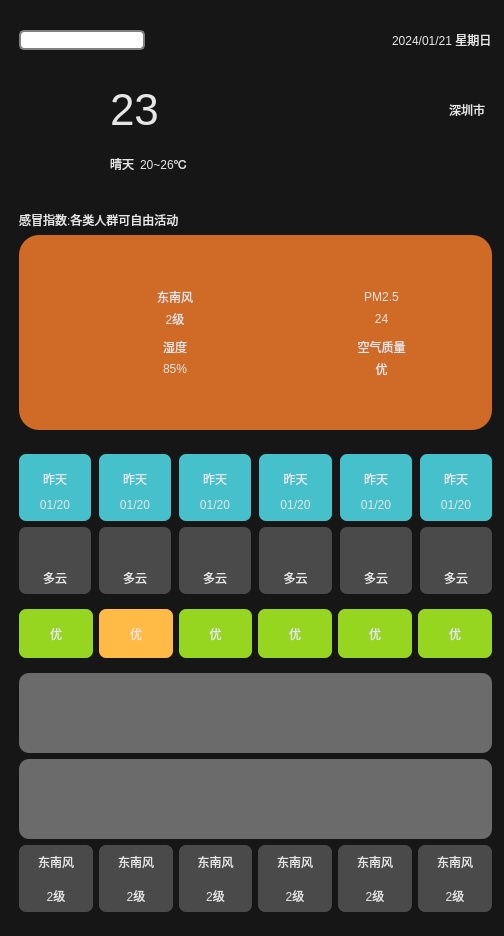
<?xml version="1.0" encoding="UTF-8"?>
<ui version="4.0">
 <class>Widget</class>
 <widget class="QWidget" name="Widget">
  <property name="geometry">
   <rect>
    <x>0</x>
    <y>0</y>
    <width>504</width>
    <height>936</height>
   </rect>
  </property>
  <property name="windowTitle">
   <string>Widget</string>
  </property>
  <property name="styleSheet">
   <string notr="true">background-color: rgb(22, 22, 22);</string>
  </property>
  <widget class="QWidget" name="layoutWidget">
   <property name="geometry">
    <rect>
     <x>10</x>
     <y>10</y>
     <width>491</width>
     <height>911</height>
    </rect>
   </property>
   <layout class="QVBoxLayout" name="verticalLayout_4" stretch="1,2,4,8">
    <item>
     <widget class="QWidget" name="widget01" native="true">
      <layout class="QHBoxLayout" name="horizontalLayout_6" stretch="0,0,0">
       <property name="spacing">
        <number>35</number>
       </property>
       <item>
        <layout class="QHBoxLayout" name="horizontalLayout_8">
         <item>
          <widget class="QLineEdit" name="lineEditCity">
           <property name="styleSheet">
            <string notr="true"> QLineEdit {
     border: 2px solid gray;
     border-radius: 5px;
     padding: 0 8px;
     background: white;
     selection-background-color: darkgray;
 }</string>
           </property>
           <property name="text">
            <string/>
           </property>
          </widget>
         </item>
         <item>
          <widget class="QPushButton" name="pushButton">
           <property name="minimumSize">
            <size>
             <width>35</width>
             <height>35</height>
            </size>
           </property>
           <property name="maximumSize">
            <size>
             <width>35</width>
             <height>35</height>
            </size>
           </property>
           <property name="styleSheet">
            <string notr="true">border-radius: 20px;</string>
           </property>
           <property name="text">
            <string/>
           </property>
           <property name="icon">
            <iconset resource="res.qrc">
             <normaloff>:/res/search.png</normaloff>:/res/search.png</iconset>
           </property>
          </widget>
         </item>
        </layout>
       </item>
       <item>
        <spacer name="horizontalSpacer_2">
         <property name="orientation">
          <enum>Qt::Horizontal</enum>
         </property>
         <property name="sizeHint" stdset="0">
          <size>
           <width>40</width>
           <height>20</height>
          </size>
         </property>
        </spacer>
       </item>
       <item>
        <widget class="QLabel" name="labelCurrentDate">
         <property name="styleSheet">
          <string notr="true">color: rgb(230, 230, 230);</string>
         </property>
         <property name="text">
          <string>2024/01/21 星期日</string>
         </property>
        </widget>
       </item>
      </layout>
     </widget>
    </item>
    <item>
     <widget class="QWidget" name="widget02" native="true">
      <property name="styleSheet">
       <string notr="true">color: rgb(230, 230, 230);</string>
      </property>
      <layout class="QHBoxLayout" name="horizontalLayout_2">
       <item>
        <widget class="QLabel" name="labelWeatherIcon">
         <property name="minimumSize">
          <size>
           <width>85</width>
           <height>85</height>
          </size>
         </property>
         <property name="maximumSize">
          <size>
           <width>85</width>
           <height>85</height>
          </size>
         </property>
         <property name="text">
          <string/>
         </property>
         <property name="pixmap">
          <pixmap resource="res.qrc">:/res/type/Qing.png</pixmap>
         </property>
         <property name="scaledContents">
          <bool>true</bool>
         </property>
        </widget>
       </item>
       <item>
        <layout class="QGridLayout" name="gridLayout_2">
         <item row="0" column="3">
          <widget class="QLabel" name="labelCity">
           <property name="text">
            <string>深圳市  </string>
           </property>
          </widget>
         </item>
         <item row="1" column="1">
          <widget class="QLabel" name="labelTempRange">
           <property name="text">
            <string>20~26℃</string>
           </property>
          </widget>
         </item>
         <item row="1" column="0">
          <widget class="QLabel" name="labelweatherType">
           <property name="text">
            <string>晴天</string>
           </property>
          </widget>
         </item>
         <item row="1" column="2">
          <spacer name="horizontalSpacer">
           <property name="orientation">
            <enum>Qt::Horizontal</enum>
           </property>
           <property name="sizeHint" stdset="0">
            <size>
             <width>40</width>
             <height>20</height>
            </size>
           </property>
          </spacer>
         </item>
         <item row="0" column="0" colspan="2">
          <widget class="QLabel" name="labelTmp">
           <property name="font">
            <font>
             <pointsize>33</pointsize>
            </font>
           </property>
           <property name="text">
            <string>23</string>
           </property>
          </widget>
         </item>
        </layout>
       </item>
      </layout>
     </widget>
    </item>
    <item>
     <widget class="QWidget" name="widget03" native="true">
      <property name="styleSheet">
       <string notr="true">color:rgb(230,230,230);</string>
      </property>
      <layout class="QVBoxLayout" name="verticalLayout" stretch="2,3">
       <item>
        <widget class="QLabel" name="labelGaomao">
         <property name="text">
          <string>感冒指数:各类人群可自由活动</string>
         </property>
         <property name="textFormat">
          <enum>Qt::PlainText</enum>
         </property>
        </widget>
       </item>
       <item>
        <widget class="QWidget" name="widget0301" native="true">
         <property name="styleSheet">
          <string notr="true">background-color: rgb(208, 107, 39);
border-radius: 20px;</string>
         </property>
         <layout class="QGridLayout" name="gridLayout">
          <property name="leftMargin">
           <number>50</number>
          </property>
          <property name="topMargin">
           <number>50</number>
          </property>
          <property name="rightMargin">
           <number>50</number>
          </property>
          <property name="bottomMargin">
           <number>50</number>
          </property>
          <property name="horizontalSpacing">
           <number>40</number>
          </property>
          <property name="verticalSpacing">
           <number>5</number>
          </property>
          <item row="1" column="1">
           <layout class="QHBoxLayout" name="horizontalLayout_4">
            <item>
             <widget class="QLabel" name="labelFX_4">
              <property name="minimumSize">
               <size>
                <width>45</width>
                <height>45</height>
               </size>
              </property>
              <property name="maximumSize">
               <size>
                <width>35</width>
                <height>35</height>
               </size>
              </property>
              <property name="text">
               <string/>
              </property>
              <property name="pixmap">
               <pixmap resource="res.qrc">:/res/airQi.png</pixmap>
              </property>
              <property name="scaledContents">
               <bool>true</bool>
              </property>
             </widget>
            </item>
            <item>
             <layout class="QVBoxLayout" name="verticalLayout_6">
              <item>
               <widget class="QLabel" name="labelair">
                <property name="text">
                 <string>空气质量</string>
                </property>
                <property name="alignment">
                 <set>Qt::AlignCenter</set>
                </property>
               </widget>
              </item>
              <item>
               <widget class="QLabel" name="labelairData">
                <property name="text">
                 <string>优</string>
                </property>
                <property name="alignment">
                 <set>Qt::AlignCenter</set>
                </property>
               </widget>
              </item>
             </layout>
            </item>
           </layout>
          </item>
          <item row="0" column="0">
           <layout class="QHBoxLayout" name="horizontalLayout">
            <property name="spacing">
             <number>0</number>
            </property>
            <item>
             <widget class="QLabel" name="labelFX">
              <property name="minimumSize">
               <size>
                <width>45</width>
                <height>45</height>
               </size>
              </property>
              <property name="maximumSize">
               <size>
                <width>35</width>
                <height>35</height>
               </size>
              </property>
              <property name="text">
               <string/>
              </property>
              <property name="pixmap">
               <pixmap resource="res.qrc">:/res/wind.png</pixmap>
              </property>
              <property name="scaledContents">
               <bool>true</bool>
              </property>
             </widget>
            </item>
            <item>
             <layout class="QVBoxLayout" name="verticalLayout_2">
              <property name="spacing">
               <number>0</number>
              </property>
              <item>
               <widget class="QLabel" name="labelFXType">
                <property name="text">
                 <string>东南风</string>
                </property>
                <property name="alignment">
                 <set>Qt::AlignCenter</set>
                </property>
               </widget>
              </item>
              <item>
               <widget class="QLabel" name="labelFXType_2">
                <property name="text">
                 <string>2级</string>
                </property>
                <property name="alignment">
                 <set>Qt::AlignCenter</set>
                </property>
               </widget>
              </item>
             </layout>
            </item>
           </layout>
          </item>
          <item row="0" column="1">
           <layout class="QHBoxLayout" name="horizontalLayout_3">
            <item>
             <widget class="QLabel" name="labelFX_3">
              <property name="minimumSize">
               <size>
                <width>45</width>
                <height>45</height>
               </size>
              </property>
              <property name="maximumSize">
               <size>
                <width>35</width>
                <height>35</height>
               </size>
              </property>
              <property name="text">
               <string/>
              </property>
              <property name="pixmap">
               <pixmap resource="res.qrc">:/res/pm25.png</pixmap>
              </property>
              <property name="scaledContents">
               <bool>true</bool>
              </property>
             </widget>
            </item>
            <item>
             <layout class="QVBoxLayout" name="verticalLayout_5">
              <item>
               <widget class="QLabel" name="labelPM25">
                <property name="text">
                 <string>PM2.5</string>
                </property>
                <property name="alignment">
                 <set>Qt::AlignCenter</set>
                </property>
               </widget>
              </item>
              <item>
               <widget class="QLabel" name="labelPM25Data">
                <property name="text">
                 <string>24</string>
                </property>
                <property name="alignment">
                 <set>Qt::AlignCenter</set>
                </property>
               </widget>
              </item>
             </layout>
            </item>
           </layout>
          </item>
          <item row="1" column="0">
           <layout class="QHBoxLayout" name="horizontalLayout_5">
            <item>
             <widget class="QLabel" name="labelFX_5">
              <property name="minimumSize">
               <size>
                <width>45</width>
                <height>45</height>
               </size>
              </property>
              <property name="maximumSize">
               <size>
                <width>35</width>
                <height>35</height>
               </size>
              </property>
              <property name="text">
               <string/>
              </property>
              <property name="pixmap">
               <pixmap resource="res.qrc">:/res/humidity.png</pixmap>
              </property>
              <property name="scaledContents">
               <bool>true</bool>
              </property>
             </widget>
            </item>
            <item>
             <layout class="QVBoxLayout" name="verticalLayout_8">
              <item>
               <widget class="QLabel" name="labelShidu">
                <property name="text">
                 <string>湿度</string>
                </property>
                <property name="alignment">
                 <set>Qt::AlignCenter</set>
                </property>
               </widget>
              </item>
              <item>
               <widget class="QLabel" name="labelShiduData">
                <property name="text">
                 <string>85%</string>
                </property>
                <property name="alignment">
                 <set>Qt::AlignCenter</set>
                </property>
               </widget>
              </item>
             </layout>
            </item>
           </layout>
          </item>
         </layout>
        </widget>
       </item>
      </layout>
     </widget>
    </item>
    <item>
     <widget class="QWidget" name="widget04" native="true">
      <layout class="QVBoxLayout" name="verticalLayout_3">
       <item>
        <widget class="QWidget" name="widget0401" native="true">
         <layout class="QGridLayout" name="gridLayout_3">
          <property name="leftMargin">
           <number>0</number>
          </property>
          <property name="topMargin">
           <number>0</number>
          </property>
          <property name="rightMargin">
           <number>0</number>
          </property>
          <property name="bottomMargin">
           <number>0</number>
          </property>
          <property name="horizontalSpacing">
           <number>8</number>
          </property>
          <property name="verticalSpacing">
           <number>0</number>
          </property>
          <item row="0" column="0">
           <widget class="QLabel" name="labelday0">
            <property name="styleSheet">
             <string notr="true">color: rgb(230, 230, 230);
border-radius: 7px;
background-color: rgb(70, 192, 203);
border-bottom-right-radius:0px;
border-bottom-left-radius:0px;</string>
            </property>
            <property name="text">
             <string>昨天</string>
            </property>
            <property name="alignment">
             <set>Qt::AlignBottom|Qt::AlignHCenter</set>
            </property>
           </widget>
          </item>
          <item row="0" column="1">
           <widget class="QLabel" name="labelday1">
            <property name="styleSheet">
             <string notr="true">color: rgb(230, 230, 230);
border-radius: 7px;
background-color: rgb(70, 192, 203);
border-bottom-right-radius:0px;
border-bottom-left-radius:0px;</string>
            </property>
            <property name="text">
             <string>昨天</string>
            </property>
            <property name="alignment">
             <set>Qt::AlignBottom|Qt::AlignHCenter</set>
            </property>
           </widget>
          </item>
          <item row="0" column="2">
           <widget class="QLabel" name="labelday2">
            <property name="styleSheet">
             <string notr="true">color: rgb(230, 230, 230);
border-radius: 7px;
background-color: rgb(70, 192, 203);
border-bottom-right-radius:0px;
border-bottom-left-radius:0px;</string>
            </property>
            <property name="text">
             <string>昨天</string>
            </property>
            <property name="alignment">
             <set>Qt::AlignBottom|Qt::AlignHCenter</set>
            </property>
           </widget>
          </item>
          <item row="0" column="3">
           <widget class="QLabel" name="labelday3">
            <property name="styleSheet">
             <string notr="true">color: rgb(230, 230, 230);
border-radius: 7px;
background-color: rgb(70, 192, 203);
border-bottom-right-radius:0px;
border-bottom-left-radius:0px;</string>
            </property>
            <property name="text">
             <string>昨天</string>
            </property>
            <property name="alignment">
             <set>Qt::AlignBottom|Qt::AlignHCenter</set>
            </property>
           </widget>
          </item>
          <item row="0" column="4">
           <widget class="QLabel" name="labelday4">
            <property name="styleSheet">
             <string notr="true">color: rgb(230, 230, 230);
border-radius: 7px;
background-color: rgb(70, 192, 203);
border-bottom-right-radius:0px;
border-bottom-left-radius:0px;</string>
            </property>
            <property name="text">
             <string>昨天</string>
            </property>
            <property name="alignment">
             <set>Qt::AlignBottom|Qt::AlignHCenter</set>
            </property>
           </widget>
          </item>
          <item row="0" column="5">
           <widget class="QLabel" name="labelday5">
            <property name="styleSheet">
             <string notr="true">color: rgb(230, 230, 230);
border-radius: 7px;
background-color: rgb(70, 192, 203);
border-bottom-right-radius:0px;
border-bottom-left-radius:0px;</string>
            </property>
            <property name="text">
             <string>昨天</string>
            </property>
            <property name="alignment">
             <set>Qt::AlignBottom|Qt::AlignHCenter</set>
            </property>
           </widget>
          </item>
          <item row="1" column="0">
           <widget class="QLabel" name="labelDate0">
            <property name="styleSheet">
             <string notr="true">color: rgb(230, 230, 230);
border-radius: 7px;
background-color: rgb(70, 192, 203);
border-top-right-radius:0px;
border-top-left-radius:0px;</string>
            </property>
            <property name="text">
             <string>01/20</string>
            </property>
            <property name="alignment">
             <set>Qt::AlignCenter</set>
            </property>
           </widget>
          </item>
          <item row="1" column="1">
           <widget class="QLabel" name="labelDate1">
            <property name="styleSheet">
             <string notr="true">color: rgb(230, 230, 230);
border-radius: 7px;
background-color: rgb(70, 192, 203);
border-top-right-radius:0px;
border-top-left-radius:0px;</string>
            </property>
            <property name="text">
             <string>01/20</string>
            </property>
            <property name="alignment">
             <set>Qt::AlignCenter</set>
            </property>
           </widget>
          </item>
          <item row="1" column="2">
           <widget class="QLabel" name="labelDate2">
            <property name="styleSheet">
             <string notr="true">color: rgb(230, 230, 230);
border-radius: 7px;
background-color: rgb(70, 192, 203);
border-top-right-radius:0px;
border-top-left-radius:0px;</string>
            </property>
            <property name="text">
             <string>01/20</string>
            </property>
            <property name="alignment">
             <set>Qt::AlignCenter</set>
            </property>
           </widget>
          </item>
          <item row="1" column="3">
           <widget class="QLabel" name="labelDate3">
            <property name="styleSheet">
             <string notr="true">color: rgb(230, 230, 230);
border-radius: 7px;
background-color: rgb(70, 192, 203);
border-top-right-radius:0px;
border-top-left-radius:0px;</string>
            </property>
            <property name="text">
             <string>01/20</string>
            </property>
            <property name="alignment">
             <set>Qt::AlignCenter</set>
            </property>
           </widget>
          </item>
          <item row="1" column="4">
           <widget class="QLabel" name="labelDate4">
            <property name="styleSheet">
             <string notr="true">color: rgb(230, 230, 230);
border-radius: 7px;
background-color: rgb(70, 192, 203);
border-top-right-radius:0px;
border-top-left-radius:0px;</string>
            </property>
            <property name="text">
             <string>01/20</string>
            </property>
            <property name="alignment">
             <set>Qt::AlignCenter</set>
            </property>
           </widget>
          </item>
          <item row="1" column="5">
           <widget class="QLabel" name="labelDate4_2">
            <property name="styleSheet">
             <string notr="true">color: rgb(230, 230, 230);
border-radius: 7px;
background-color: rgb(70, 192, 203);
border-top-right-radius:0px;
border-top-left-radius:0px;</string>
            </property>
            <property name="text">
             <string>01/20</string>
            </property>
            <property name="alignment">
             <set>Qt::AlignCenter</set>
            </property>
           </widget>
          </item>
         </layout>
        </widget>
       </item>
       <item>
        <widget class="QWidget" name="widget0402" native="true">
         <layout class="QGridLayout" name="gridLayout_4">
          <property name="leftMargin">
           <number>0</number>
          </property>
          <property name="topMargin">
           <number>0</number>
          </property>
          <property name="rightMargin">
           <number>0</number>
          </property>
          <property name="bottomMargin">
           <number>0</number>
          </property>
          <property name="horizontalSpacing">
           <number>8</number>
          </property>
          <property name="verticalSpacing">
           <number>0</number>
          </property>
          <item row="0" column="0">
           <widget class="QLabel" name="labelWheatherIcon0">
            <property name="styleSheet">
             <string notr="true">color: rgb(230, 230, 230);
background-color: rgb(74, 74, 74);
border-radius: 7px;

border-bottom-right-radius:0px;
border-bottom-left-radius:0px;</string>
            </property>
            <property name="text">
             <string/>
            </property>
            <property name="pixmap">
             <pixmap resource="res.qrc">:/res/type/DuoYun.png</pixmap>
            </property>
            <property name="scaledContents">
             <bool>false</bool>
            </property>
            <property name="alignment">
             <set>Qt::AlignCenter</set>
            </property>
           </widget>
          </item>
          <item row="0" column="1">
           <widget class="QLabel" name="labelWheatherIcon1">
            <property name="styleSheet">
             <string notr="true">color: rgb(230, 230, 230);
background-color: rgb(74, 74, 74);
border-radius: 7px;

border-bottom-right-radius:0px;
border-bottom-left-radius:0px;</string>
            </property>
            <property name="text">
             <string/>
            </property>
            <property name="pixmap">
             <pixmap resource="res.qrc">:/res/type/DuoYun.png</pixmap>
            </property>
            <property name="scaledContents">
             <bool>false</bool>
            </property>
            <property name="alignment">
             <set>Qt::AlignCenter</set>
            </property>
           </widget>
          </item>
          <item row="0" column="2">
           <widget class="QLabel" name="labelWheatherIcon2">
            <property name="styleSheet">
             <string notr="true">color: rgb(230, 230, 230);
background-color: rgb(74, 74, 74);
border-radius: 7px;

border-bottom-right-radius:0px;
border-bottom-left-radius:0px;</string>
            </property>
            <property name="text">
             <string/>
            </property>
            <property name="pixmap">
             <pixmap resource="res.qrc">:/res/type/DuoYun.png</pixmap>
            </property>
            <property name="scaledContents">
             <bool>false</bool>
            </property>
            <property name="alignment">
             <set>Qt::AlignCenter</set>
            </property>
           </widget>
          </item>
          <item row="0" column="3">
           <widget class="QLabel" name="labelWheatherIcon3">
            <property name="styleSheet">
             <string notr="true">color: rgb(230, 230, 230);
background-color: rgb(74, 74, 74);
border-radius: 7px;

border-bottom-right-radius:0px;
border-bottom-left-radius:0px;</string>
            </property>
            <property name="text">
             <string/>
            </property>
            <property name="pixmap">
             <pixmap resource="res.qrc">:/res/type/DuoYun.png</pixmap>
            </property>
            <property name="scaledContents">
             <bool>false</bool>
            </property>
            <property name="alignment">
             <set>Qt::AlignCenter</set>
            </property>
           </widget>
          </item>
          <item row="0" column="4">
           <widget class="QLabel" name="labelWheatherIcon4">
            <property name="styleSheet">
             <string notr="true">color: rgb(230, 230, 230);
background-color: rgb(74, 74, 74);
border-radius: 7px;

border-bottom-right-radius:0px;
border-bottom-left-radius:0px;</string>
            </property>
            <property name="text">
             <string/>
            </property>
            <property name="pixmap">
             <pixmap resource="res.qrc">:/res/type/DuoYun.png</pixmap>
            </property>
            <property name="scaledContents">
             <bool>false</bool>
            </property>
            <property name="alignment">
             <set>Qt::AlignCenter</set>
            </property>
           </widget>
          </item>
          <item row="0" column="5">
           <widget class="QLabel" name="labelWheatherIcon4_2">
            <property name="styleSheet">
             <string notr="true">color: rgb(230, 230, 230);
background-color: rgb(74, 74, 74);
border-radius: 7px;

border-bottom-right-radius:0px;
border-bottom-left-radius:0px;</string>
            </property>
            <property name="text">
             <string/>
            </property>
            <property name="pixmap">
             <pixmap resource="res.qrc">:/res/type/DuoYun.png</pixmap>
            </property>
            <property name="scaledContents">
             <bool>false</bool>
            </property>
            <property name="alignment">
             <set>Qt::AlignCenter</set>
            </property>
           </widget>
          </item>
          <item row="1" column="0">
           <widget class="QLabel" name="lbweatherTypeDate0">
            <property name="styleSheet">
             <string notr="true">color: rgb(230, 230, 230);
border-radius: 7px;
background-color: rgb(74, 74, 74);
border-top-right-radius:0px;
border-top-left-radius:0px;</string>
            </property>
            <property name="text">
             <string>多云</string>
            </property>
            <property name="alignment">
             <set>Qt::AlignCenter</set>
            </property>
           </widget>
          </item>
          <item row="1" column="1">
           <widget class="QLabel" name="lbweatherTypeDate1">
            <property name="styleSheet">
             <string notr="true">color: rgb(230, 230, 230);
border-radius: 7px;
background-color: rgb(74, 74, 74);
border-top-right-radius:0px;
border-top-left-radius:0px;</string>
            </property>
            <property name="text">
             <string>多云</string>
            </property>
            <property name="alignment">
             <set>Qt::AlignCenter</set>
            </property>
           </widget>
          </item>
          <item row="1" column="2">
           <widget class="QLabel" name="lbweatherTypeDate2">
            <property name="styleSheet">
             <string notr="true">color: rgb(230, 230, 230);
border-radius: 7px;
background-color: rgb(74, 74, 74);
border-top-right-radius:0px;
border-top-left-radius:0px;</string>
            </property>
            <property name="text">
             <string>多云</string>
            </property>
            <property name="alignment">
             <set>Qt::AlignCenter</set>
            </property>
           </widget>
          </item>
          <item row="1" column="3">
           <widget class="QLabel" name="lbweatherTypeDate3">
            <property name="styleSheet">
             <string notr="true">color: rgb(230, 230, 230);
border-radius: 7px;
background-color: rgb(74, 74, 74);
border-top-right-radius:0px;
border-top-left-radius:0px;</string>
            </property>
            <property name="text">
             <string>多云</string>
            </property>
            <property name="alignment">
             <set>Qt::AlignCenter</set>
            </property>
           </widget>
          </item>
          <item row="1" column="4">
           <widget class="QLabel" name="lbweatherTypeDate4">
            <property name="styleSheet">
             <string notr="true">color: rgb(230, 230, 230);
border-radius: 7px;
background-color: rgb(74, 74, 74);
border-top-right-radius:0px;
border-top-left-radius:0px;</string>
            </property>
            <property name="text">
             <string>多云</string>
            </property>
            <property name="alignment">
             <set>Qt::AlignCenter</set>
            </property>
           </widget>
          </item>
          <item row="1" column="5">
           <widget class="QLabel" name="lbweatherTypeDate5">
            <property name="styleSheet">
             <string notr="true">color: rgb(230, 230, 230);
border-radius: 7px;
background-color: rgb(74, 74, 74);
border-top-right-radius:0px;
border-top-left-radius:0px;</string>
            </property>
            <property name="text">
             <string>多云</string>
            </property>
            <property name="alignment">
             <set>Qt::AlignCenter</set>
            </property>
           </widget>
          </item>
         </layout>
        </widget>
       </item>
       <item>
        <widget class="QWidget" name="widget0403" native="true">
         <layout class="QHBoxLayout" name="horizontalLayout_7">
          <property name="leftMargin">
           <number>0</number>
          </property>
          <property name="rightMargin">
           <number>0</number>
          </property>
          <item>
           <widget class="QLabel" name="labelaiq0">
            <property name="styleSheet">
             <string notr="true">color: rgb(230, 230, 230);
background-color: rgb(150, 213, 32);
border-radius: 7px;</string>
            </property>
            <property name="text">
             <string>优</string>
            </property>
            <property name="alignment">
             <set>Qt::AlignCenter</set>
            </property>
           </widget>
          </item>
          <item>
           <widget class="QLabel" name="labelaiq1">
            <property name="styleSheet">
             <string notr="true">color: rgb(230, 230, 230);
background-color: rgb(255, 187, 69);
border-radius: 7px;</string>
            </property>
            <property name="text">
             <string>优</string>
            </property>
            <property name="alignment">
             <set>Qt::AlignCenter</set>
            </property>
           </widget>
          </item>
          <item>
           <widget class="QLabel" name="labelaiq2">
            <property name="styleSheet">
             <string notr="true">color: rgb(230, 230, 230);
background-color: rgb(150, 213, 32);
border-radius: 7px;</string>
            </property>
            <property name="text">
             <string>优</string>
            </property>
            <property name="alignment">
             <set>Qt::AlignCenter</set>
            </property>
           </widget>
          </item>
          <item>
           <widget class="QLabel" name="labelaiq3">
            <property name="styleSheet">
             <string notr="true">color: rgb(230, 230, 230);
background-color: rgb(150, 213, 32);
border-radius: 7px;</string>
            </property>
            <property name="text">
             <string>优</string>
            </property>
            <property name="alignment">
             <set>Qt::AlignCenter</set>
            </property>
           </widget>
          </item>
          <item>
           <widget class="QLabel" name="labelaiq4">
            <property name="styleSheet">
             <string notr="true">color: rgb(230, 230, 230);
background-color: rgb(150, 213, 32);
border-radius: 7px;</string>
            </property>
            <property name="text">
             <string>优</string>
            </property>
            <property name="alignment">
             <set>Qt::AlignCenter</set>
            </property>
           </widget>
          </item>
          <item>
           <widget class="QLabel" name="labelaiq5">
            <property name="styleSheet">
             <string notr="true">color: rgb(230, 230, 230);
background-color: rgb(150, 213, 32);
border-radius: 7px;</string>
            </property>
            <property name="text">
             <string>优</string>
            </property>
            <property name="alignment">
             <set>Qt::AlignCenter</set>
            </property>
           </widget>
          </item>
         </layout>
        </widget>
       </item>
       <item>
        <widget class="QWidget" name="widget0404" native="true">
         <property name="minimumSize">
          <size>
           <width>80</width>
           <height>80</height>
          </size>
         </property>
         <property name="styleSheet">
          <string notr="true">background-color: rgb(107, 107, 107);
border-radius: 10px;</string>
         </property>
        </widget>
       </item>
       <item>
        <widget class="QWidget" name="widget0405" native="true">
         <property name="minimumSize">
          <size>
           <width>80</width>
           <height>80</height>
          </size>
         </property>
         <property name="styleSheet">
          <string notr="true">background-color: rgb(107, 107, 107);
border-radius: 10px;</string>
         </property>
        </widget>
       </item>
       <item>
        <widget class="QWidget" name="widget0406" native="true">
         <layout class="QGridLayout" name="gridLayout_5">
          <property name="leftMargin">
           <number>0</number>
          </property>
          <property name="topMargin">
           <number>0</number>
          </property>
          <property name="rightMargin">
           <number>0</number>
          </property>
          <property name="bottomMargin">
           <number>0</number>
          </property>
          <property name="verticalSpacing">
           <number>0</number>
          </property>
          <item row="0" column="0">
           <widget class="QLabel" name="labelFX0">
            <property name="styleSheet">
             <string notr="true">color: rgb(230, 230, 230);
background-color: rgb(74, 74, 74);
border-radius: 7px;

border-bottom-right-radius:0px;
border-bottom-left-radius:0px;</string>
            </property>
            <property name="text">
             <string>东南风</string>
            </property>
            <property name="scaledContents">
             <bool>false</bool>
            </property>
            <property name="alignment">
             <set>Qt::AlignCenter</set>
            </property>
           </widget>
          </item>
          <item row="0" column="1">
           <widget class="QLabel" name="labelFX1">
            <property name="styleSheet">
             <string notr="true">color: rgb(230, 230, 230);
background-color: rgb(74, 74, 74);
border-radius: 7px;

border-bottom-right-radius:0px;
border-bottom-left-radius:0px;</string>
            </property>
            <property name="text">
             <string>东南风</string>
            </property>
            <property name="scaledContents">
             <bool>false</bool>
            </property>
            <property name="alignment">
             <set>Qt::AlignCenter</set>
            </property>
           </widget>
          </item>
          <item row="0" column="2">
           <widget class="QLabel" name="labelFX2">
            <property name="styleSheet">
             <string notr="true">color: rgb(230, 230, 230);
background-color: rgb(74, 74, 74);
border-radius: 7px;

border-bottom-right-radius:0px;
border-bottom-left-radius:0px;</string>
            </property>
            <property name="text">
             <string>东南风</string>
            </property>
            <property name="scaledContents">
             <bool>false</bool>
            </property>
            <property name="alignment">
             <set>Qt::AlignCenter</set>
            </property>
           </widget>
          </item>
          <item row="0" column="3">
           <widget class="QLabel" name="labelFX3">
            <property name="styleSheet">
             <string notr="true">color: rgb(230, 230, 230);
background-color: rgb(74, 74, 74);
border-radius: 7px;

border-bottom-right-radius:0px;
border-bottom-left-radius:0px;</string>
            </property>
            <property name="text">
             <string>东南风</string>
            </property>
            <property name="scaledContents">
             <bool>false</bool>
            </property>
            <property name="alignment">
             <set>Qt::AlignCenter</set>
            </property>
           </widget>
          </item>
          <item row="0" column="4">
           <widget class="QLabel" name="labelFX4">
            <property name="styleSheet">
             <string notr="true">color: rgb(230, 230, 230);
background-color: rgb(74, 74, 74);
border-radius: 7px;

border-bottom-right-radius:0px;
border-bottom-left-radius:0px;</string>
            </property>
            <property name="text">
             <string>东南风</string>
            </property>
            <property name="scaledContents">
             <bool>false</bool>
            </property>
            <property name="alignment">
             <set>Qt::AlignCenter</set>
            </property>
           </widget>
          </item>
          <item row="0" column="5">
           <widget class="QLabel" name="labelFX5">
            <property name="styleSheet">
             <string notr="true">color: rgb(230, 230, 230);
background-color: rgb(74, 74, 74);
border-radius: 7px;

border-bottom-right-radius:0px;
border-bottom-left-radius:0px;</string>
            </property>
            <property name="text">
             <string>东南风</string>
            </property>
            <property name="scaledContents">
             <bool>false</bool>
            </property>
            <property name="alignment">
             <set>Qt::AlignCenter</set>
            </property>
           </widget>
          </item>
          <item row="1" column="0">
           <widget class="QLabel" name="labelFL0">
            <property name="styleSheet">
             <string notr="true">color: rgb(230, 230, 230);
border-radius: 7px;
background-color: rgb(74, 74, 74);
border-top-right-radius:0px;
border-top-left-radius:0px;</string>
            </property>
            <property name="text">
             <string>2级</string>
            </property>
            <property name="alignment">
             <set>Qt::AlignCenter</set>
            </property>
           </widget>
          </item>
          <item row="1" column="1">
           <widget class="QLabel" name="labelFL1">
            <property name="styleSheet">
             <string notr="true">color: rgb(230, 230, 230);
border-radius: 7px;
background-color: rgb(74, 74, 74);
border-top-right-radius:0px;
border-top-left-radius:0px;</string>
            </property>
            <property name="text">
             <string>2级</string>
            </property>
            <property name="alignment">
             <set>Qt::AlignCenter</set>
            </property>
           </widget>
          </item>
          <item row="1" column="2">
           <widget class="QLabel" name="labelFL2">
            <property name="styleSheet">
             <string notr="true">color: rgb(230, 230, 230);
border-radius: 7px;
background-color: rgb(74, 74, 74);
border-top-right-radius:0px;
border-top-left-radius:0px;</string>
            </property>
            <property name="text">
             <string>2级</string>
            </property>
            <property name="alignment">
             <set>Qt::AlignCenter</set>
            </property>
           </widget>
          </item>
          <item row="1" column="3">
           <widget class="QLabel" name="labelFL3">
            <property name="styleSheet">
             <string notr="true">color: rgb(230, 230, 230);
border-radius: 7px;
background-color: rgb(74, 74, 74);
border-top-right-radius:0px;
border-top-left-radius:0px;</string>
            </property>
            <property name="text">
             <string>2级</string>
            </property>
            <property name="alignment">
             <set>Qt::AlignCenter</set>
            </property>
           </widget>
          </item>
          <item row="1" column="4">
           <widget class="QLabel" name="labelFL4">
            <property name="styleSheet">
             <string notr="true">color: rgb(230, 230, 230);
border-radius: 7px;
background-color: rgb(74, 74, 74);
border-top-right-radius:0px;
border-top-left-radius:0px;</string>
            </property>
            <property name="text">
             <string>2级</string>
            </property>
            <property name="alignment">
             <set>Qt::AlignCenter</set>
            </property>
           </widget>
          </item>
          <item row="1" column="5">
           <widget class="QLabel" name="labelFL5">
            <property name="styleSheet">
             <string notr="true">color: rgb(230, 230, 230);
border-radius: 7px;
background-color: rgb(74, 74, 74);
border-top-right-radius:0px;
border-top-left-radius:0px;</string>
            </property>
            <property name="text">
             <string>2级</string>
            </property>
            <property name="alignment">
             <set>Qt::AlignCenter</set>
            </property>
           </widget>
          </item>
         </layout>
        </widget>
       </item>
      </layout>
     </widget>
    </item>
   </layout>
  </widget>
 </widget>
 <resources>
  <include location="res.qrc"/>
 </resources>
 <connections/>
</ui>
